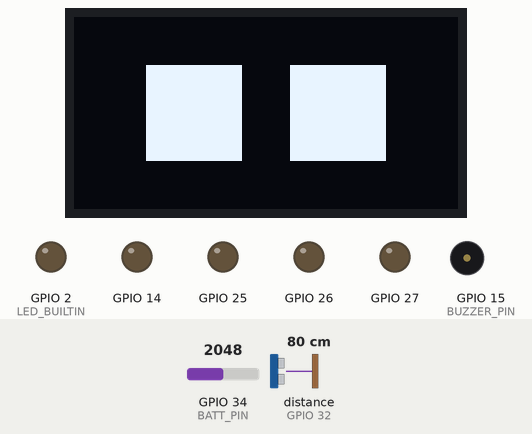
Bench run of a program on a simulated ESP32. On the bench: 128×64 one-colour display, output pins drawn as LEDs (lit = HIGH), buzzer (waves = sounding). Wiring (inferred from the names in the program): ultrasonic range finder: trigger GPIO 33; echo GPIO 32. The inputs (shaded band) are chosen by the test bench; at power-on: distance to the obstacle (sensor on GPIO 32) 80 cm, GPIO 34 (BATT_PIN) = 2048 (analog values on the 0–4095 scale). The echo pulse lasts 58.3 µs per cm; nothing arrives over Bluetooth unless stated; pins used as bus, display or sensor lines are not drawn; what the program prints to the serial monitor is not drawn.

Above: at 3.6 s.
3.7 s: distance to the obstacle (sensor on GPIO 32) set to 25 cm
5.9 s: distance to the obstacle (sensor on GPIO 32) set to 21 cm
At 6.4 s:
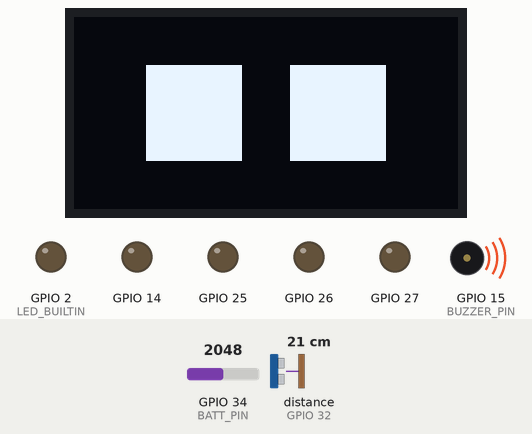
At 7.6 s:
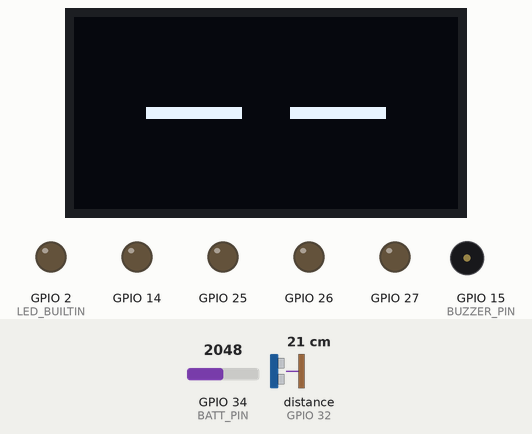
12.2 s: distance to the obstacle (sensor on GPIO 32) set to 2 cm
At 13.63 s:
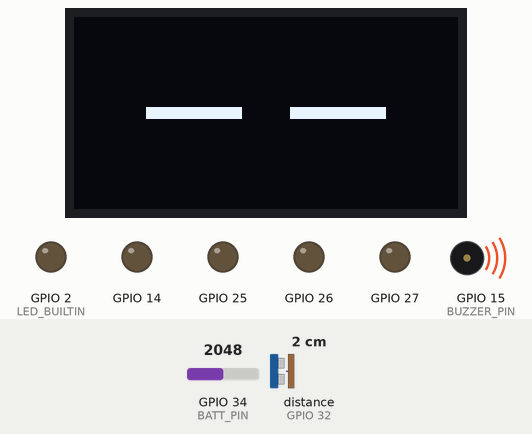
Timing chart, 0 to 24.5 s (numbered marks = the images above; inputs shaded):
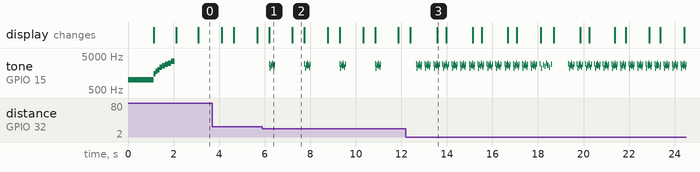

Measured:
- the behaviour switches between 23 and 22 cm on distance to the obstacle (sensor on GPIO 32) (found by bisection; images 0 and 1)
- after the input at 5.9 s, tone on GPIO 15 (BUZZER_PIN): silent → 3000 Hz after 0.30 s, then repeats every 1.6 s: 2200 Hz 0.04 s, 2800 Hz 0.04 s, 2500 Hz 0.03 s, 3100 Hz 0.02 s, 2700 Hz 0.05 s, 2300 Hz 0.03 s, 2900 Hz 0.04 s, silent 1.3 s, 3000 Hz 0.03 s
- what the display in image 1 shows lasts 1.0 s, from 6.2 s to 7.2 s
- what the display in image 2 shows lasts 0.5 s, from 7.2 s to 7.7 s

The program:

main.cpp
```cpp
//----------------------------------------------------------------------------------
//      Inclusões

#include "Aplic.hpp"
#include "HW.hpp"
#include "Tasks.hpp"

//----------------------------------------------------------------------------------
//      Setup

/**
 * @brief Rotina para inicialização do HW e das tarefas (tasks) do sistema.
 */

void setup() {

    initHW();                // Inicializa o HW (Sensores, comunicação etc.)
    createFreeRTOSTasks();   // Inicializa as tarefas (tasks) do sistema e o WDT.

}

//----------------------------------------------------------------------------------
//      Main Loop

/**
 * @brief A loopTask não foi utilizada.
 */

void loop() {}
```

Aplic.hpp
```cpp
/**
 * @file Aplic.hpp
 * @brief Definições globais de configuração e pinagem para o projeto Rookie-32.
 *
 * Este arquivo contém todas as definições importantes de macros para o projeto,
 * incluindo inclusões de bibliotecas principais (FreeRTOS e Arduino Framework),
 * configurações gerais, parâmetros da bateria, configurações do Watchdog Timer (WDT),
 * flags de debug, pinagem de hardware, configurações de comunicação serial,
 * e parâmetros para o sensor de obstáculos e comunicação Wi-Fi.
 */

#ifndef APLIC_HPP
#define APLIC_HPP

//-----------------------------------------------------------------------------------------------------------
//   Inclusões Principais (FreeRTOS & Arduino Framework)

#include "Arduino.h"                        // Framework do Arduino
#include <freertos/FreeRTOS.h>              // Núcleo do FreeRTOS: permite gerenciamento de tarefas no ESP32
#include <freertos/task.h>                  // Manipulação de tarefas (tasks) no FreeRTOS
#include <freertos/semphr.h>                // Gerenciamento de semáforos no FreeRTOS
#include <esp_task_wdt.h>                   // Biblioteca do ESP32 para configurar e interagir com o Watchdog Timer

//-----------------------------------------------------------------------------------------------------------
//   Gerais

/** @defgroup General_Configs Configurações Gerais
 * @{
 */

/**
 * @brief Macro para habilitar uma funcionalidade (valor 1).
 */
#define ON                   1

/**
 * @brief Macro para desabilitar uma funcionalidade (valor 0).
 */
#define OFF                  0

/** @} */ // Fim do grupo General_Configs

//-----------------------------------------------------------------------------------------------------------
//   Bateria

/** @defgroup Battery_Configs Configurações da Bateria
 * @{
 */

/**
 * @brief Tensão máxima esperada da bateria (valor lido no pino ADC) para 100% de carga.
 * @details Este valor é calibrado para corresponder a 8.0V na bateria real,
 * considerando um divisor de tensão para limitar a entrada do ADC a 3.0V.
 */
#define MAX_BATTERY_VOLTAGE  2.857          // 2.857V = 100% de carga (8.0V na bateria)

/**
 * @brief Tensão mínima esperada da bateria (valor lido no pino ADC) para 0% de carga.
 * @details Este valor é calibrado para corresponder a 6.0V na bateria real,
 * considerando um divisor de tensão.
 */
#define MIN_BATTERY_VOLTAGE  2.143          // 2.143V = 0.0% de carga (6.0V na bateria)

// Está sendo considerado um divisor de tensão, para limitar a tensão de entrada do ADC a 3.0V
// Um limiar (threshold) é definido a partir de 8.0V na bateria - para 100% da carga

/** @} */ // Fim do grupo Battery_Configs

//------------------------------------------------------------------------------
//   Watchdog Timer (WDT)

/** @defgroup WDT_Configs Configurações do Watchdog Timer (WDT)
 * @{
 */

/**
 * @brief Ativa ou desativa o Task Watchdog Timer (TWDT) do sistema.
 * @details Use ON para ativar e OFF para desativar.
 */
#define WDT_ACTIVE  OFF                     ///< ON/OFF o WDT do sistema

/**
 * @brief Tempo limite do Watchdog Timer (WDT) em segundos.
 * @details Se uma tarefa não "alimentar" o WDT dentro deste tempo, o sistema será reiniciado.
 */
#define WDT_TIMEOUT  5                      ///< Timeout Watchdog Timer (WDT) [s]

/** @} */ // Fim do grupo WDT_Configs

//-----------------------------------------------------------------------------------------------------------
//   Debug

/** @defgroup Debug_Flags Flags de Debug
 * @{
 */

 /**
 * @brief Habilita a verificação da inicialização dos Task Watchdog Timers (TWDTs).
 * @details Use ON para habilitar a impressão do status de inicialização de cada TWDT no Serial Monitor.
 */
#define WDT_CHECK       OFF                 ///< Verifica inicialização dos TWDTs

/**
 * @brief Habilita mensagens de debug relacionadas ao controle dos motores.
 * @details Use ON para ver logs de movimentação dos motores no Serial Monitor.
 */
#define DEBUG_MOTORS    OFF                 ///< Verifica motores

/**
 * @brief Habilita mensagens de debug relacionadas ao beeper (buzzer).
 * @details Use ON para ver logs de ativação do buzzer no Serial Monitor.
 */
#define DEBUG_BEEPER    OFF                 ///< Verifica o buzzer

/**
 * @brief Habilita mensagens de debug relacionadas à detecção de obstáculos.
 * @details Use ON para ver logs de detecção de obstáculos no Serial Monitor.
 */
#define DEBUG_OBSTACLE  OFF                 ///< Verifica sensor de distância

/**
 * @brief Habilita a impressão da distância lida pelo sensor de obstáculos no Serial Monitor.
 * @details Use ON para ver o valor da distância lida.
 */
#define DEBUG_DISTANCE  OFF                 ///< Verifica distância lida pelo sensor

/**
 * @brief Habilita a impressão do nível de tensão e porcentagem da bateria no Serial Monitor.
 * @details Use ON para monitorar a bateria.
 */
#define DEBUG_VOLTAGE   OFF                 ///< Verifica nível de bateria

/**
 * @brief Habilita mensagens de debug relacionadas à comunicação serial (geral).
 * @details Use ON para ver dados de comunicação via Bluetooth e outras interações seriais.
 */
#define DEBUG_SERIAL    OFF                 ///< Verifica comunicação serial

/** @} */ // Fim do grupo Debug_Flags

//-----------------------------------------------------------------------------------------------------------
//   Pinout

/** @defgroup Pinout_Configs Configurações de Pinagem
 * @{
 */

/**
 * @brief Pino GPIO conectado ao pino TRIGGER do sensor ultrassônico HC-SR04.
 */
#define TRIGGER_PIN          33

/**
 * @brief Pino GPIO conectado ao pino ECHO do sensor ultrassônico HC-SR04.
 */
#define ECHO_PIN             32

/**
 * @brief Pino GPIO conectado ao buzzer.
 */
#define BUZZER_PIN           15

/**
 * @brief Canal PWM utilizado para controlar o buzzer.
 */
#define BUZZER_CHANNEL       0

/**
 * @brief Pino GPIO conectado ao divisor de tensão para leitura da bateria (ADC).
 */
#define BATT_PIN             34

/**
 * @brief Pino do LED embutido na placa ESP32 (geralmente GPIO2).
 */
#define LED_BUILTIN          2

/**
 * @brief Pino GPIO para controle do IN1 do Motor A (Ponte H).
 */
#define MOTOR_IN1A          25

/**
 * @brief Pino GPIO para controle do IN2 do Motor A (Ponte H).
 */
#define MOTOR_IN2A          26

/**
 * @brief Pino GPIO para controle do IN1 do Motor B (Ponte H).
 */
#define MOTOR_IN1B          27

/**
 * @brief Pino GPIO para controle do IN2 do Motor B (Ponte H).
 */
#define MOTOR_IN2B          14

/** @} */ // Fim do grupo Pinout_Configs

//-----------------------------------------------------------------------------------------------------------
//   Comunicação Serial

/** @defgroup Serial_Comms_Configs Configurações de Comunicação Serial
 * @{
 */

/**
 * @brief Taxa de transmissão (baud rate) para a comunicação serial.
 */
#define BAUD_RATE 9600

/** @} */ // Fim do grupo Serial_Comms_Configs

//-----------------------------------------------------------------------------------------------------------
//   Obstáculos

/** @defgroup Obstacle_Detection_Configs Configurações de Detecção de Obstáculos
 * @{
 */

/**
 * @brief Distância mínima em centímetros para considerar a detecção de um obstáculo.
 */
#define MIN_DISTANCE 20

/** @} */ // Fim do grupo Obstacle_Detection_Configs

//-----------------------------------------------------------------------------------------------------------

#endif /* APLIC_HPP */
```

EyeFrame.hpp
```cpp
/**
 * @file EyeFrame.hpp
 * @brief Define a estrutura de dados e os frames usados para animações de olhos e expressões faciais.
 * @details Este arquivo fornece uma estrutura para representar um quadro (frame) de uma animação facial,
 * bem como conjuntos de frames pré-definidos para representar emoções específicas como felicidade,
 * calma, tristeza e uma expressão "nerd".
 */

#ifndef EYE_FRAME_HPP
#define EYE_FRAME_HPP

#include "Aplic.hpp"

/**
 * @struct EyeFrame
 * @brief Representa um frame de uma animação facial com olhos esquerdo e direito.
 * @details Essa estrutura permite controlar animações de olhos em displays gráficos,
 * especificando o bitmap de cada olho, dimensões, tempo de exibição e se é uma imagem única.
 * @note Caso singleImage seja verdadeiro, o bitmap é referenciado por leftEye.
 */
struct EyeFrame {
    const uint8_t *leftEye;    ///< Ponteiro para o bitmap do olho esquerdo
    const uint8_t *rightEye;   ///< Ponteiro para o bitmap do olho direito (pode ser nullptr se for uma imagem única)
    uint8_t width;             ///< Largura do bitmap [pixels]
    uint8_t height;            ///< Altura do bitmap  [pixels]
    uint16_t duration;         ///< Duração do frame [ms]
    bool singleImage;          ///< Indica se é uma imagem única (true) ou dois olhos separados (false)
};

// Frames de animação para cada emoção

/**
 * @brief Frames de animação para a emoção HAPPY.
 * @details Composto por dois frames: olhos abertos e semiabertos, criando um piscar animado.
 */
const EyeFrame happyFrames[2] = {
    {
        happy_open,   // Olho esquerdo aberto
        happy_open,   // Olho direito aberto
        32,           // Largura
        32,           // Altura
        1000,         // Duração 1000ms
        false
    },
    {
        happy_half,   // Olho esquerdo semi-fechado
        happy_half,   // Olho direito semi-fechado
        32,
        32,
        500,
        false
    }
};

/**
 * @brief Frame estático para a expressão CALM.
 * @details Usa dois olhos separados, cada um com 16x16 pixels.
 */
const EyeFrame calmFrame[1] = {
    {
        sad_right_eye,
        sad_left_eye,
        32,
        16,
        100,
        false
    }
};

/**
 * @brief Frame estático para a expressão SADNESS.
 * @details Usa dois olhos separados, cada um com 16x16 pixels.
 */
const EyeFrame sadnessFrame[1] = {
    {
        sad_left_eye,
        sad_right_eye,
        32,
        16,
        1000,
        false
    }
};

/**
 * @brief Frame estático para a expressão ALERT.
 * @details Usa dois olhos separados, cada um com 16x16 pixels.
 */
const EyeFrame alertFrame[1] = {
    {
        alert_sign,
        alert_sign,
        32,
        16,
        1000,
        false
    }
};

#endif /* EYE_FRAME_HPP */
```

Emotion.hpp
```cpp
/**
 * @file Emotion.hpp
 * @brief Definição da enumeração Emotion para representar estados emocionais do robô.
 */

#ifndef _EMOTION_HPP
#define _EMOTION_HPP

/**
 * @brief Enumeração para selecionar e representar diferentes estados emocionais do robô.
 * @details Essas emoções podem ser usadas para controlar a exibição de olhos no display
 * e a emissão de sons pelo buzzer, proporcionando feedback visual e auditivo.
 */
enum Emotion {
    HAPPINESS,  ///< Representa um estado de felicidade.
    SADNESS,    ///< Representa um estado de tristeza.
    ANXIETY,    ///< Representa um estado de ansiedade ou preocupação.
    CONFUSION,  ///< Representa um estado de confusão.
    CALM,       ///< Representa um estado de calma ou neutralidade.
    ALERT,      ///< Representa um estado de alerta ou atenção.
    ERROR       ///< Representa um estado de erro ou emoção não reconhecida.
};

#endif /* _EMOTION_HPP */
```

HW.hpp
```cpp
/**
 * @file HW.hpp
 * @brief Definições e funções de inicialização para os componentes de hardware do Rookie-32.
 *
 * Este arquivo centraliza a criação de instâncias globais para os módulos de hardware
 * como o beeper, o controlador de motores e o monitor de bateria. Ele também define
 * funções para inicializar cada um desses componentes e a comunicação geral do sistema,
 * como PWM para o buzzer, configuração dos pinos, e comunicação serial.
 */

#ifndef _HW_H
#define _HW_H

#include "Aplic.hpp"
#include "Modules/Beeper.hpp"
#include "Modules/BatteryMonitor.hpp"
#include "Modules/ObstacleDetector.hpp"
#include "Modules/MotorController.hpp"

/**
 * @brief Instância global do beeper utilizando o pino do buzzer definido em Aplic.hpp.
 */
Beeper beeper(BUZZER_PIN);

/**
 * @brief Instância global do controle de motores utilizando os pinos definidos em Aplic.hpp.
 */
MotorController motor(MOTOR_IN1A, MOTOR_IN2A, MOTOR_IN1B, MOTOR_IN2B);

/**
 * @brief Instância global do monitor de bateria utilizando o pino ADC definido em Aplic.hpp.
 */
BatteryMonitor battery(BATT_PIN);

/**
 * @brief Inicializa o PWM para o buzzer.
 * Configura o canal PWM no pino BUZZER_PIN com 1kHz e 8 bits de resolução.
 * Define o duty cycle inicial para 50%.
 */
void initBuzzerPWM() {

    ledcSetup(BUZZER_CHANNEL, 1000, 8); // Frequência de 1kHz, resolução de 8 bits
    ledcAttachPin(BUZZER_PIN, BUZZER_CHANNEL);
    ledcWrite(BUZZER_CHANNEL, 128); // Duty cycle de 50% (valor entre 0-255)

}

/**
 * @brief Inicializa o PWM para os motores (implementação futura).
 * Essa função será utilizada para configurar os canais PWM dos motores.
 */
void initMotor() {
    // Configuração para os motores
    motor.begin();
    motor.pararTodos(); // Para todos os motores
}

/**
 * @brief Inicializa a comunicação serial.
 * Configura a Serial Monitor com a taxa de transmissão definida e aguarda conexão.
 * Após a inicialização, imprime mensagens indicando status e toca um som de felicidade.
 */
void initSerialComms() {

    Serial.begin(BAUD_RATE);
    while (!Serial); // Aguarda inicialização da Serial
    delay(1000); // Pequeno atraso para garantir a estabilização
    Serial.println("Serial Monitor: [OK]");

}

/**
 * @brief Configura os parâmetros do monitor de bateria.
 */
void initBatteryADC() {

    analogReadResolution(12);
    battery.setMaxBatteryVoltage(MAX_BATTERY_VOLTAGE); // Tensão máxima da bateria
    battery.setMinBatteryVoltage(MIN_BATTERY_VOLTAGE); // Tensão mínima da bateria

}

/**
 * @brief Configura os pinos de entrada e saída do hardware.
 * Define os modos dos pinos utilizados no projeto.
 */
void initPinout() {

    pinMode(TRIGGER_PIN, OUTPUT);
    pinMode(ECHO_PIN, INPUT);
    pinMode(BUZZER_PIN, OUTPUT);
    pinMode(LED_BUILTIN, OUTPUT);

}

/**
 * @brief Inicializa todo o hardware do sistema.
 * Chama as funções de configuração de PWM, pinos e comunicação serial.
 * Exibe mensagem indicando sucesso na inicialização do hardware.
 */
void initHW() {

    initBuzzerPWM();
    initMotor();
    initBatteryADC();
    initPinout();
    initSerialComms();

    Serial.println("Hardware Initialization: [OK]");

}

#endif /* _HW_H */
```

BatteryMonitor.hpp
```cpp
/**
 * @file BatteryMonitor.hpp
 * @brief Definição da classe BatteryMonitor para monitoramento de bateria.
 */

#ifndef _BATTERY_MONITOR_HPP
#define _BATTERY_MONITOR_HPP

#include "Arduino.h"

/**
 * @class BatteryMonitor
 * @brief Gerencia a leitura e cálculo do nível de carga da bateria.
 *
 * Esta classe fornece funcionalidades para interagir com um pino ADC
 * para ler a tensão da bateria e converter essa leitura em uma porcentagem
 * de carga, com base em tensões mínima e máxima configuráveis.
 */

class BatteryMonitor {
    private:

        int adcPin;                    ///< Pino ADC conectado ao divisor de tensão da bateria
        float maxBatteryVoltage;       ///< Tensão máxima esperada da bateria (100% de carga) [V]
        float minBatteryVoltage;       ///< Tensão mínima esperada da bateria (0% de carga) [V]

    public:

        /**
         * @brief Construtor da classe BatteryMonitor.
         * @param pin O número do pino ADC ao qual o divisor de tensão da bateria está conectado.
         */
        BatteryMonitor(int pin) : adcPin(pin) {
            maxBatteryVoltage = 8.0;   // Tensão máxima padrão
            minBatteryVoltage = 0.0;   // Tensão mínima padrão
        }

        /**
         * @brief Define a tensão máxima da bateria para o cálculo da porcentagem.
         * @param voltage A tensão máxima em Volts que corresponde a 100% de carga.
         */
        void setMaxBatteryVoltage(float voltage) {
            maxBatteryVoltage = voltage;
        }

        /**
         * @brief Define a tensão mínima da bateria para o cálculo da porcentagem.
         * @param voltage A tensão mínima em Volts que corresponde a 0% de carga.
         */
        void setMinBatteryVoltage(float voltage) {
            minBatteryVoltage = voltage;
        }

        /**
         * @brief Lê a tensão real da bateria diretamente do ADC e a retorna em Volts.
         * @return A tensão da bateria em Volts.
         */
        float readBatteryVoltage() ;

        /**
         * @brief Calcula e retorna o nível de carga da bateria em porcentagem.
         * @details O cálculo é baseado na tensão lida do ADC e nas tensões mínima e máxima configuradas.
         * A função garante que a porcentagem fique entre 0% e 100%.
         * @return O nível de carga da bateria em porcentagem (0.0 a 100.0).
         */
        float getBatteryPercentage();

};

#endif /* _BATTERY_MONITOR_HPP */
```

BatteryMonitor.cpp
```cpp
#include "Modules/BatteryMonitor.hpp"

float BatteryMonitor::readBatteryVoltage() {
    int millivolts = analogReadMilliVolts(adcPin); // Retorna milivolts
    return millivolts / 1000.0;                    // Converter para volts
}

float BatteryMonitor::getBatteryPercentage() {

    float voltage = readBatteryVoltage();

    if (voltage > maxBatteryVoltage) voltage = maxBatteryVoltage;       // Limitar a tensão máxima
    else if (voltage < minBatteryVoltage) voltage = minBatteryVoltage; // Limitar a tensão mínima

    return ((voltage - minBatteryVoltage) / (maxBatteryVoltage - minBatteryVoltage)) * 100.0;

}
```

Source omitted: BitMaps.hpp (data table, 6323 bytes), Beeper.hpp (1300 bytes), BluetoothHandler.hpp (3771 bytes), EyeAnimator.hpp (3771 bytes), MotorController.hpp (2782 bytes), ObstacleDetector.hpp (2201 bytes), Tasks.hpp (4038 bytes), TaskBattery.hpp (1561 bytes), TaskBeep.hpp (2517 bytes), TaskBluetooth.hpp (1650 bytes), TaskEyes.hpp (2531 bytes), TaskObstacle.hpp (1535 bytes) and 10 more
